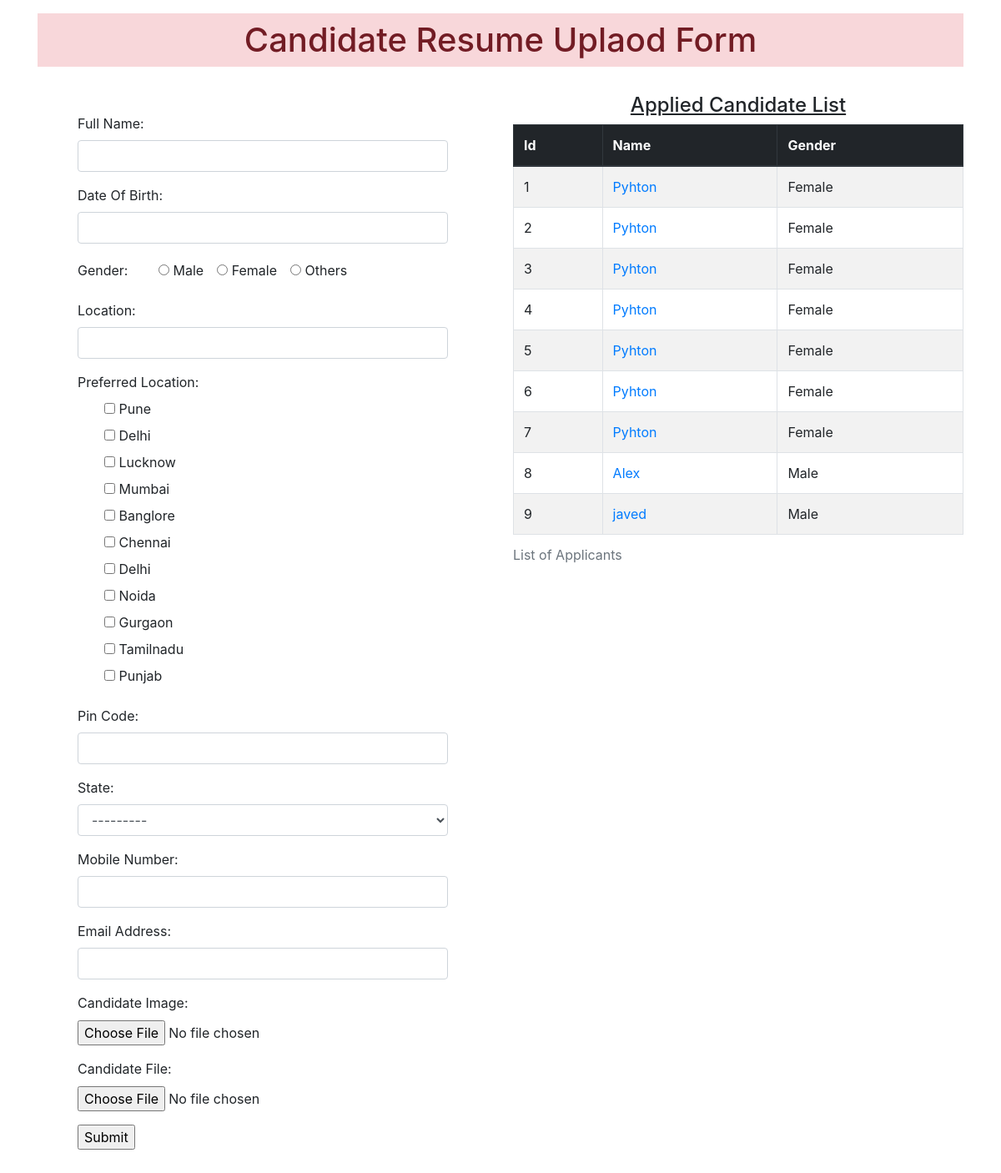
The page / on the database its author committed.
### poll/models.py (models this page shows)
class Candidate(models.Model):
    name=models.CharField(max_length=100)
    dob=models.DateField(auto_now=False,auto_now_add=False)
    gender=models.CharField(max_length=10)
    location=models.CharField(max_length=500)
    city=models.CharField(max_length=200)
    pin=models.PositiveBigIntegerField()
    state=models.CharField(choices=states,max_length=100)
    mobile=models.PositiveIntegerField()
    email=models.EmailField()
    job_preference=models.CharField(max_length=20)
    candidate_image=models.ImageField(upload_to="canimages",blank=True,verbose_name="Candidate Images:")
    can_file=models.FileField(upload_to="canfiles",blank=True,verbose_name="Candidate File:")

### poll/views.py (the view)
# urls.py: path("",views.home,name="home"),
def home(request):
    cand=Candidate.objects.all()
    if request.method=="POST":
        form=Candidateform(request.POST,request.FILES)
        if form.is_valid():
            form.save()
            return HttpResponseRedirect("/")
        form=Candidateform()
    else:
        form=Candidateform()
    return render(request,'poll/home.html',{'form':form,'cand':cand})

### poll/templates/poll/home.html (shortened to what this page needs)
<!DOCTYPE html>
{% load static %}
<html lang="en">
<head>
    <link rel="stylesheet" href="https://cdn.jsdelivr.net/npm/bootstrap@4.0.0/dist/css/bootstrap.min.css">
    <link rel="stylesheet" href="//code.jquery.com/ui/1.13.1/themes/base/jquery-ui.css">
    <link rel="stylesheet" href="{% static 'poll/css/style.css' %}">
</head>
<body>
    <div class="container">
        <h1 class="alert-danger text-center mt-3 p-2">Candidate Resume Uplaod Form</h1>
        <div class="row">
            <div class="col-sm-6">
                <form action="" method="post" novalidate enctype="multipart/form-data"
                    class="shadow p-5">
                    {% for fm in form %}
                        <div class="form-group mb-3">
                            {{fm.label_tag}}
                            {{fm}}
                        </div>
                    {% endfor %}
                    <input type="submit" value='Submit'>
                </form>
            </div>
            <div class="col-sm-6">
                <h4 class='text-center mt-4'><u>Applied Candidate List</u></h4>
                <table class="table table-striped table-bordered table-hover">
                    <caption>List of Applicants</caption>
                    <thead class="thead-dark">
                        <tr>
                            <th>Id</th>
                            <th>Name</th>
                            <th>Gender</th>
                        </tr>
                    </thead>
                    <tbody>
                        {% for can in cand %}
                        <tr>
                            <td scope="row">{{can.id}}</td>
                            <td><a href="{% url 'detail' can.id %}">{{can.name}}</a></td>
                            <td>{{can.gender}}</td>
                        </tr>
                        {% endfor %}
                    </tbody>
                </table>
            </div>
        </div>
    </div>
</body>
</html>

### poll/static/poll/css/style.css (style rules this page uses)
#id_gender { display: inline-flex; }

### rows shown on the page
Candidate: id "1", name "Pyhton", gender "Female"
Candidate: id "2", name "Pyhton", gender "Female"
Candidate: id "3", name "Pyhton", gender "Female"
Candidate: id "4", name "Pyhton", gender "Female"
Candidate: id "5", name "Pyhton", gender "Female"
Candidate: id "6", name "Pyhton", gender "Female"
Candidate: id "7", name "Pyhton", gender "Female"
Candidate: id "8", name "Alex", gender "Male"
Candidate: id "9", name "javed", gender "Male"

### other values the page prints
{{ fm.label_tag }} "Full Name:" "Date Of Birth:" "Gender:" "Location:" "Preferred Location:" "Pin Code:" "State:" "Mobile Number:" "Email Address:" "Candidate Image:" "Candidate File:"
